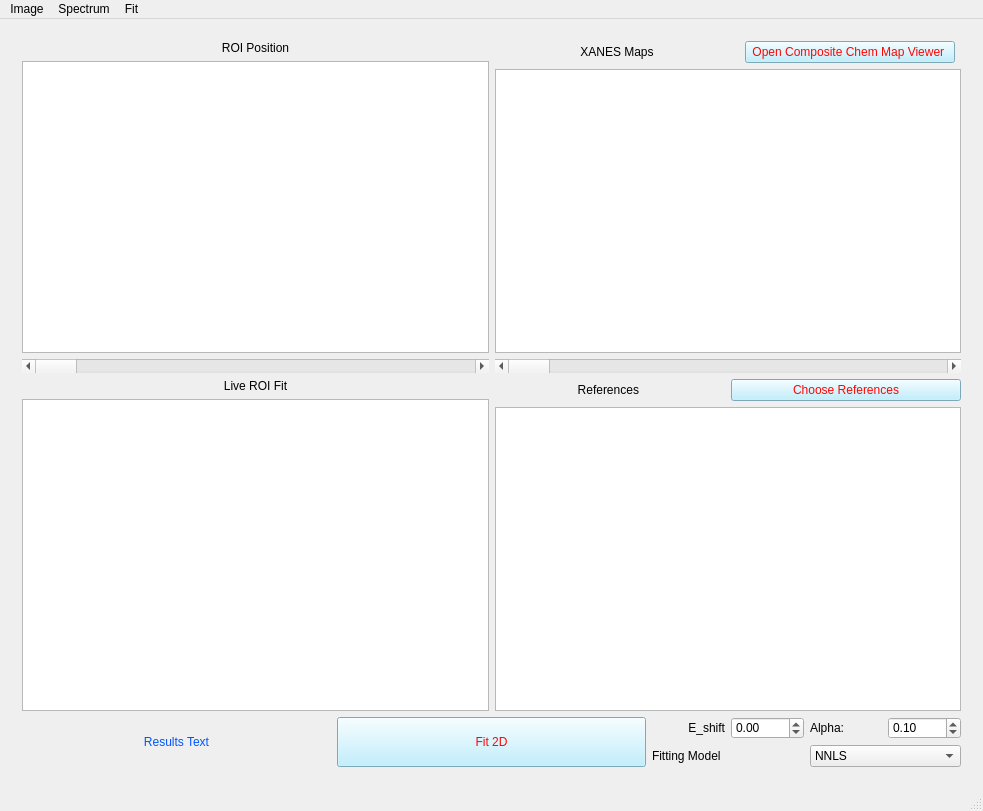
<?xml version="1.0" encoding="UTF-8"?>
<ui version="4.0">
 <class>mainWindow</class>
 <widget class="QMainWindow" name="mainWindow">
  <property name="geometry">
   <rect>
    <x>0</x>
    <y>0</y>
    <width>983</width>
    <height>811</height>
   </rect>
  </property>
  <property name="windowTitle">
   <string>XANES Fit View</string>
  </property>
  <property name="styleSheet">
   <string notr="true">font: 10pt &quot;Segoe UI&quot;;
</string>
  </property>
  <widget class="QWidget" name="centralwidget">
   <property name="styleSheet">
    <string notr="true">QPushButton {
background-color: rgb(175, 236, 255);
color: rgb(255, 5,0);
}</string>
   </property>
   <layout class="QGridLayout" name="gridLayout_9">
    <property name="leftMargin">
     <number>22</number>
    </property>
    <property name="topMargin">
     <number>22</number>
    </property>
    <property name="rightMargin">
     <number>22</number>
    </property>
    <property name="bottomMargin">
     <number>22</number>
    </property>
    <item row="0" column="0">
     <layout class="QGridLayout" name="gridLayout_3">
      <item row="0" column="0">
       <layout class="QGridLayout" name="gridLayout" columnstretch="0">
        <item row="0" column="0">
         <widget class="QLabel" name="roi_info">
          <property name="sizePolicy">
           <sizepolicy hsizetype="Preferred" vsizetype="Preferred">
            <horstretch>0</horstretch>
            <verstretch>0</verstretch>
           </sizepolicy>
          </property>
          <property name="text">
           <string>ROI Position</string>
          </property>
          <property name="alignment">
           <set>Qt::AlignCenter</set>
          </property>
         </widget>
        </item>
        <item row="2" column="0">
         <widget class="QScrollBar" name="hsb_xanes_stk">
          <property name="sizePolicy">
           <sizepolicy hsizetype="Preferred" vsizetype="Fixed">
            <horstretch>0</horstretch>
            <verstretch>0</verstretch>
           </sizepolicy>
          </property>
          <property name="orientation">
           <enum>Qt::Horizontal</enum>
          </property>
         </widget>
        </item>
        <item row="1" column="0">
         <widget class="ImageView" name="image_view">
          <property name="sizePolicy">
           <sizepolicy hsizetype="Expanding" vsizetype="Expanding">
            <horstretch>0</horstretch>
            <verstretch>0</verstretch>
           </sizepolicy>
          </property>
         </widget>
        </item>
       </layout>
      </item>
      <item row="0" column="1">
       <layout class="QGridLayout" name="gridLayout_4">
        <item row="0" column="0">
         <widget class="QLabel" name="label_10">
          <property name="sizePolicy">
           <sizepolicy hsizetype="Expanding" vsizetype="Preferred">
            <horstretch>0</horstretch>
            <verstretch>0</verstretch>
           </sizepolicy>
          </property>
          <property name="styleSheet">
           <string notr="true"/>
          </property>
          <property name="text">
           <string>XANES Maps</string>
          </property>
          <property name="alignment">
           <set>Qt::AlignCenter</set>
          </property>
         </widget>
        </item>
        <item row="2" column="0" colspan="3">
         <widget class="QScrollBar" name="hsb_chem_map">
          <property name="sizePolicy">
           <sizepolicy hsizetype="Preferred" vsizetype="Fixed">
            <horstretch>0</horstretch>
            <verstretch>0</verstretch>
           </sizepolicy>
          </property>
          <property name="palette">
           <palette>
            <active/>
            <inactive/>
            <disabled/>
           </palette>
          </property>
          <property name="styleSheet">
           <string notr="true"/>
          </property>
          <property name="orientation">
           <enum>Qt::Horizontal</enum>
          </property>
         </widget>
        </item>
        <item row="1" column="0" colspan="3">
         <widget class="ImageView" name="image_view_maps">
          <property name="sizePolicy">
           <sizepolicy hsizetype="Expanding" vsizetype="Expanding">
            <horstretch>0</horstretch>
            <verstretch>0</verstretch>
           </sizepolicy>
          </property>
         </widget>
        </item>
        <item row="0" column="1">
         <widget class="QPushButton" name="pb_showCompSpec">
          <property name="sizePolicy">
           <sizepolicy hsizetype="Preferred" vsizetype="Fixed">
            <horstretch>0</horstretch>
            <verstretch>0</verstretch>
           </sizepolicy>
          </property>
          <property name="text">
           <string> Open Composite Chem Map Viewer  </string>
          </property>
         </widget>
        </item>
       </layout>
      </item>
      <item row="1" column="0">
       <layout class="QGridLayout" name="gridLayout_8">
        <item row="0" column="0">
         <widget class="QLabel" name="label_5">
          <property name="text">
           <string>Live ROI Fit</string>
          </property>
          <property name="alignment">
           <set>Qt::AlignCenter</set>
          </property>
         </widget>
        </item>
        <item row="1" column="0">
         <widget class="PlotWidget" name="spectrum_view"/>
        </item>
       </layout>
      </item>
      <item row="1" column="1">
       <layout class="QGridLayout" name="gridLayout_7">
        <item row="0" column="1">
         <widget class="QPushButton" name="pb_edit_refs">
          <property name="sizePolicy">
           <sizepolicy hsizetype="Preferred" vsizetype="Fixed">
            <horstretch>0</horstretch>
            <verstretch>0</verstretch>
           </sizepolicy>
          </property>
          <property name="text">
           <string>Choose References</string>
          </property>
         </widget>
        </item>
        <item row="0" column="0">
         <widget class="QLabel" name="label_9">
          <property name="styleSheet">
           <string notr="true"/>
          </property>
          <property name="text">
           <string>     References      </string>
          </property>
          <property name="alignment">
           <set>Qt::AlignCenter</set>
          </property>
         </widget>
        </item>
        <item row="1" column="0" colspan="2">
         <widget class="PlotWidget" name="spectrum_view_refs"/>
        </item>
       </layout>
      </item>
     </layout>
    </item>
    <item row="1" column="0">
     <layout class="QGridLayout" name="gridLayout_5">
      <item row="0" column="2">
       <layout class="QGridLayout" name="gridLayout_2">
        <item row="0" column="0">
         <layout class="QHBoxLayout" name="horizontalLayout_4">
          <item>
           <widget class="QLabel" name="label_6">
            <property name="text">
             <string>E_shift</string>
            </property>
            <property name="alignment">
             <set>Qt::AlignRight|Qt::AlignTrailing|Qt::AlignVCenter</set>
            </property>
           </widget>
          </item>
          <item>
           <widget class="QDoubleSpinBox" name="sb_e_shift">
            <property name="minimum">
             <double>-10.000000000000000</double>
            </property>
            <property name="maximum">
             <double>10.000000000000000</double>
            </property>
            <property name="singleStep">
             <double>0.500000000000000</double>
            </property>
           </widget>
          </item>
          <item>
           <widget class="QLabel" name="label">
            <property name="text">
             <string>Alpha:</string>
            </property>
           </widget>
          </item>
          <item>
           <widget class="QDoubleSpinBox" name="dsb_alphaForLM">
            <property name="maximum">
             <double>10.000000000000000</double>
            </property>
            <property name="singleStep">
             <double>0.250000000000000</double>
            </property>
            <property name="value">
             <double>0.100000000000000</double>
            </property>
           </widget>
          </item>
         </layout>
        </item>
        <item row="1" column="0">
         <layout class="QHBoxLayout" name="horizontalLayout">
          <item>
           <widget class="QLabel" name="label_3">
            <property name="text">
             <string>Fitting Model</string>
            </property>
           </widget>
          </item>
          <item>
           <widget class="QComboBox" name="cb_xanes_fit_model">
            <item>
             <property name="text">
              <string>NNLS</string>
             </property>
            </item>
            <item>
             <property name="text">
              <string>LASSO</string>
             </property>
            </item>
            <item>
             <property name="text">
              <string>RIDGE</string>
             </property>
            </item>
           </widget>
          </item>
         </layout>
        </item>
       </layout>
      </item>
      <item row="0" column="1">
       <widget class="QPushButton" name="pb_re_fit">
        <property name="sizePolicy">
         <sizepolicy hsizetype="Preferred" vsizetype="Preferred">
          <horstretch>0</horstretch>
          <verstretch>0</verstretch>
         </sizepolicy>
        </property>
        <property name="text">
         <string>Fit 2D</string>
        </property>
       </widget>
      </item>
      <item row="0" column="0">
       <widget class="QLabel" name="fit_results">
        <property name="sizePolicy">
         <sizepolicy hsizetype="Preferred" vsizetype="Preferred">
          <horstretch>0</horstretch>
          <verstretch>0</verstretch>
         </sizepolicy>
        </property>
        <property name="styleSheet">
         <string notr="true">font: 8pt &quot;MS Shell Dlg 2&quot;;
color: rgb(0, 85, 255);</string>
        </property>
        <property name="text">
         <string>Results Text</string>
        </property>
        <property name="alignment">
         <set>Qt::AlignCenter</set>
        </property>
       </widget>
      </item>
     </layout>
    </item>
   </layout>
  </widget>
  <widget class="QMenuBar" name="menubar">
   <property name="geometry">
    <rect>
     <x>0</x>
     <y>0</y>
     <width>983</width>
     <height>23</height>
    </rect>
   </property>
   <widget class="QMenu" name="menuFile">
    <property name="title">
     <string>Image</string>
    </property>
    <addaction name="actionSave_Chem_Map"/>
    <addaction name="actionSave_R_factor_Image"/>
   </widget>
   <widget class="QMenu" name="menuSpectrum_Data">
    <property name="title">
     <string>Spectrum</string>
    </property>
    <addaction name="actionSave_Live_Fit_Data"/>
    <addaction name="actionactionExport_Ref_Plot"/>
   </widget>
   <widget class="QMenu" name="menuFit">
    <property name="title">
     <string>Fit</string>
    </property>
    <addaction name="actionExport_Fit_Stats"/>
   </widget>
   <addaction name="menuFile"/>
   <addaction name="menuSpectrum_Data"/>
   <addaction name="menuFit"/>
  </widget>
  <widget class="QStatusBar" name="statusbar"/>
  <action name="actionexportResults">
   <property name="text">
    <string>Export Fit Stats</string>
   </property>
  </action>
  <action name="actionExport_Ref_Plot">
   <property name="text">
    <string>Export Ref. Plot</string>
   </property>
  </action>
  <action name="actionSave_Chem_Map">
   <property name="text">
    <string>Save Chem Map</string>
   </property>
  </action>
  <action name="actionSave_R_factor_Image">
   <property name="text">
    <string>Save R-factor Image</string>
   </property>
  </action>
  <action name="actionactionExport_Ref_Plot">
   <property name="enabled">
    <bool>false</bool>
   </property>
   <property name="text">
    <string>Export References</string>
   </property>
  </action>
  <action name="actionExport_Fit_Stats">
   <property name="text">
    <string>Export Fit Stats</string>
   </property>
  </action>
  <action name="actionSave_Live_Fit_Data">
   <property name="text">
    <string>Save Live Fit Data</string>
   </property>
  </action>
 </widget>
 <customwidgets>
  <customwidget>
   <class>PlotWidget</class>
   <extends>QGraphicsView</extends>
   <header>pyqtgraph</header>
  </customwidget>
  <customwidget>
   <class>ImageView</class>
   <extends>QGraphicsView</extends>
   <header>pyqtgraph</header>
  </customwidget>
 </customwidgets>
 <resources/>
 <connections/>
</ui>
